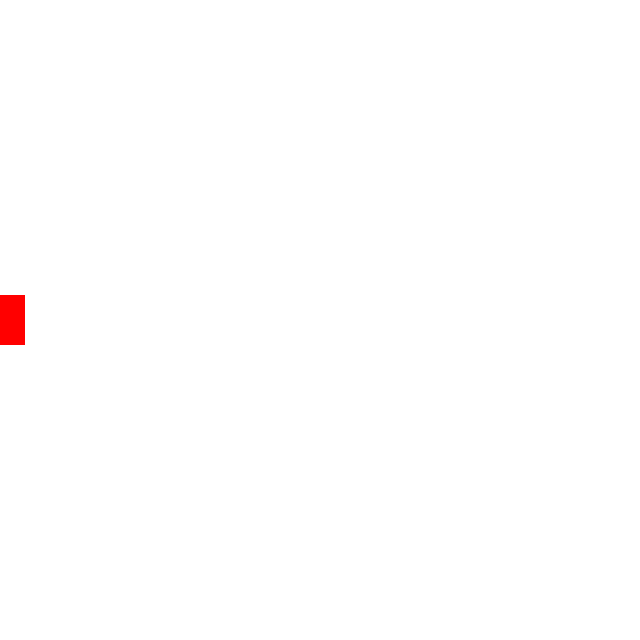
Frame 1 (no input)
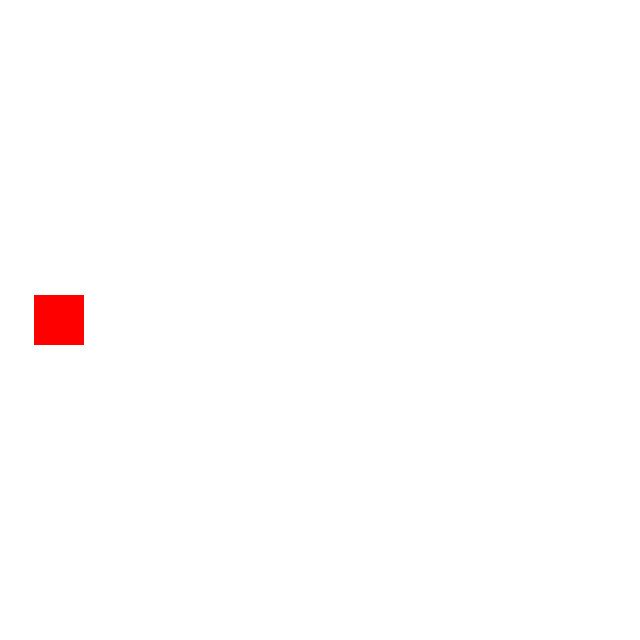
Frame 60 (the mouse pressed at the canvas centre just before this capture)
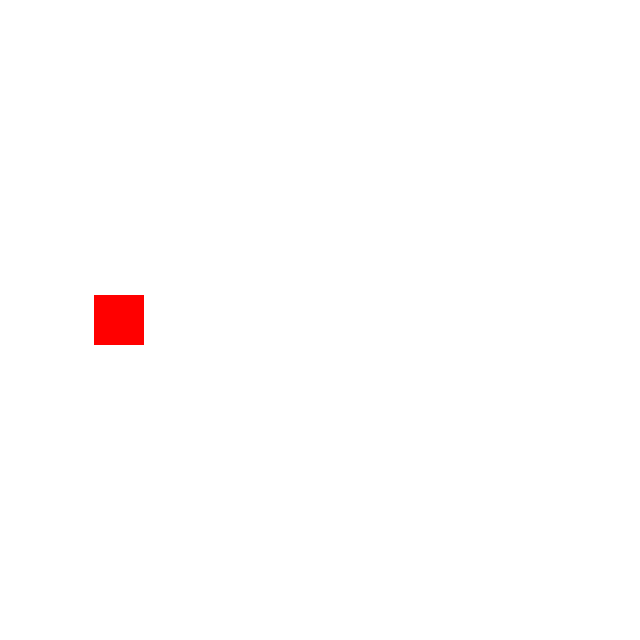
Frame 120 (the mouse held since frame 60 and released just before this capture)

The Processing sketch that drew these frames (run headless with seeded random() and noise(); from frame 60 on, the mouse is pressed at the canvas centre):

// Processing sketch: Anim_03_Rectangle_RL
// ── Anim_03_Rectangle_RL.pde
PVector p;
PVector c;

float rectSize = 50.0f;


void setup() {
  size(640, 640);

  c = new PVector(width / 2, height / 2);  
  p = new PVector(0, c.y);
}


void draw() {
  background(255);
  noStroke();
  fill(255, 0, 0);
  rectMode(CENTER);
  rect(p.x, p.y, rectSize, rectSize);

  p.x = p.x+1;

  if (p.x > width) {
    p.x = 0;
  }
}
